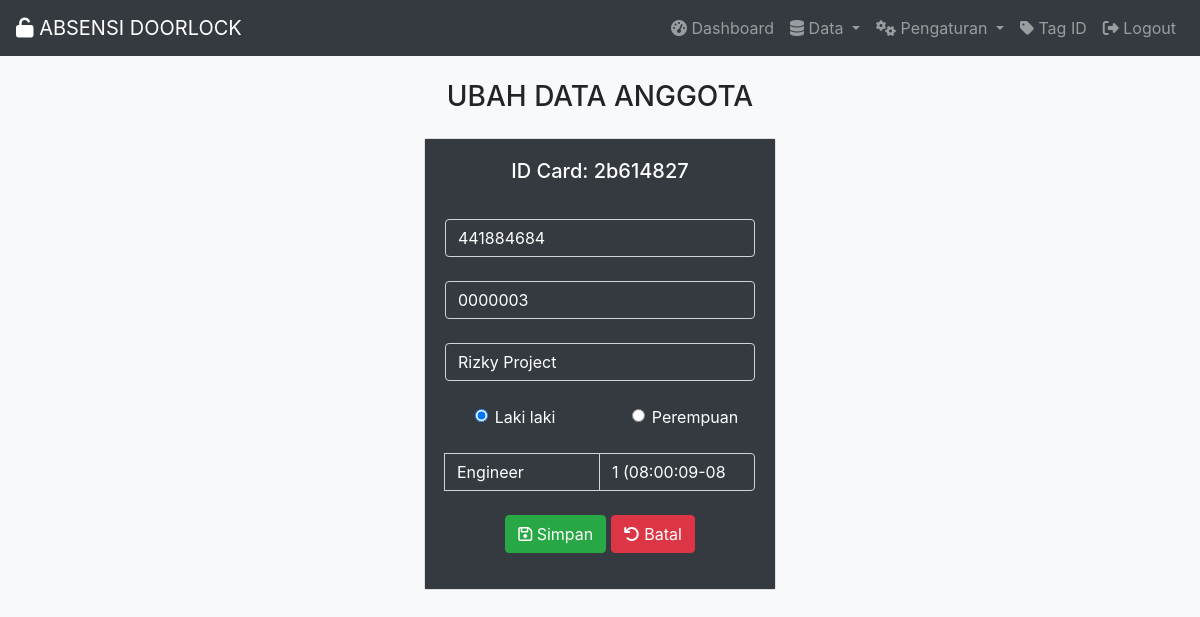
/ubahanggota.php?ID=2b614827 (signed in), run on the app's committed database.
### tables this page shows
CREATE TABLE `tabel_anggota` (
  `ID` varchar(20) NOT NULL,
  `ID_CHAT` varchar(20) NOT NULL,
  `NO_INDUK` varchar(20) NOT NULL,
  `NAMA` varchar(70) NOT NULL,
  `KELAMIN` enum('L','P') NOT NULL,
  `id_sub` int(20) NOT NULL,
  `SW` int(20) NOT NULL,
  `TERDAFTAR` varchar(20) NOT NULL,
  `Password` varchar(100) NOT NULL,
  `Level` enum('Anggota','Admin') NOT NULL,
  `id_shift` int(20) NOT NULL
);

### koneksidb.php (called while the page is built, shortened)
<?php
$server       = "localhost";
$user         = "root";
$password     = "";
$database     = "absensirfid";
$koneksi      = mysqli_connect($server, $user, $password, $database);
function query($query) {
    global $koneksi;
    $result = mysqli_query($koneksi, $query );
    $box = [];
    while( $siswa = mysqli_fetch_assoc($result) ){
    $box[] = $siswa;
    }
    return $box;
}
 ?>

### ubahanggota.php (the view, shortened to what this page needs)
<?php
		  require "template.php";
?>
<!DOCTYPE html>
<html>
<head>
</head>
<body>
	<center>
		<h3 class="mb-4 mt-2">UBAH DATA ANGGOTA</h3>
    <?php
        if(isset($_GET["ID"])){
      $ID       = mysqli_escape_string($koneksi, $_GET["ID"]);
      $data     = query("SELECT * FROM tabel_anggota WHERE ID = '$ID'")[0];
      $subject  = query("SELECT * FROM tabel_subject");
      $shift    = query("SELECT * FROM tabel_shift");
     ?>
    <div class="card" style="width: 22rem;">
      <div class="card-body bg-dark text-white">
        <h5 class="card-title">ID Card: <?=$data["ID"];?></h5>
          <form action="ubahanggota.php" method="post">
                    <div class="form-group">
                      <input type="text" name="ID"  class="form-control bg-dark text-white" value="<?=$data["ID"];?>" hidden ><br>
                      <input type="text" name="ID_CHAT"  class="form-control bg-dark text-white" placeholder="Masukkan ID Chat...." autocomplete="off" value="<?=$data["ID_CHAT"];?>" ><br>
                      <input type="text" name="NO_INDUK"  class="form-control bg-dark text-white" placeholder="Masukkan NIS...." autocomplete="off" value="<?=$data["NO_INDUK"];?>" ><br>
                      <input type="text" name="NAMA"  class="form-control bg-dark text-white" placeholder="Masukkan Nama...." autocomplete="off" value="<?=$data["NAMA"];?>" ><br>
                      <div class="row">
                        <?php if($data["KELAMIN"] == "L") {
                            echo '
                                  <div class ="col">
                                    <div class="form-check">
                                        <input class="form-check-input" type="radio" name="KELAMIN" value="L" checked="checked">
                                        <label class="form-check-label">Laki laki</label>
                                    </div>
                                  </div>
                                  <div class ="col">
                                    <div class="form-check">
                                        <input class="form-check-input" type="radio" name="KELAMIN" value="P">
                                        <label class="form-check-label">Perempuan</label>
                                    </div>
                                  </div>
                                ';}
                        ?>
                       </div>
                      <br>
                       <div class="input-group">
                           <select name="id_sub" class="custom-select col-md-7 bg-dark text-white">
                            <?php
                              foreach ($subject as $i) {
                                  if ($data['id_sub'] == $i['id_sub']) {
                                     $select="selected";
                                   }
                                  else {
                                       $select="";
                                  }
                                  echo "<option value=".$i['id_sub']." $select>".$i['SUBJECT']."</option>";
                                }
                             ?>
                          </select>
                           <select name="id_shift" class="custom-select bg-dark text-white col-md-7"><
                              <?php
                              foreach ($shift as $i) {
                                $masuk  = date("H:i:s", $i["JAM_MASUK_2"]);
                                $pulang = date("H:i:s", $i["JAM_PULANG_2"]);
                                  if ($data['id_shift'] == $i['id_shift']) {
                                     $select="selected";
                                   }
                                  else {
                                       $select="";
                                  }
                                  echo "<option value=".$i['id_shift']." $select>".$i['id_shift'].
                                " (".$masuk."-".$pulang.")</option>";
                                }
                             ?>
                          </select>
                    </div><br>
                         <button type="submit" name="simpan" class="btn btn-success"><i class="fa fa-save"></i> Simpan</button>
                         <a href="dataanggota.php" name="batal" class="btn btn-danger"><i class="fa fa-undo"></i> Batal</a>
                    </div>
                  </form>
      </div>
    </div>
  <?php   } ?>
 </center>
</body>
</html>

### data on the page
tabel_anggota: ID "2b614827", ID_CHAT "441884684", NO_INDUK "0000003", NAMA "Rizky Project"

### other printed values
form field id_sub "Engineer"
form field id_shift "1 (08:00:09-08:00:15)"
